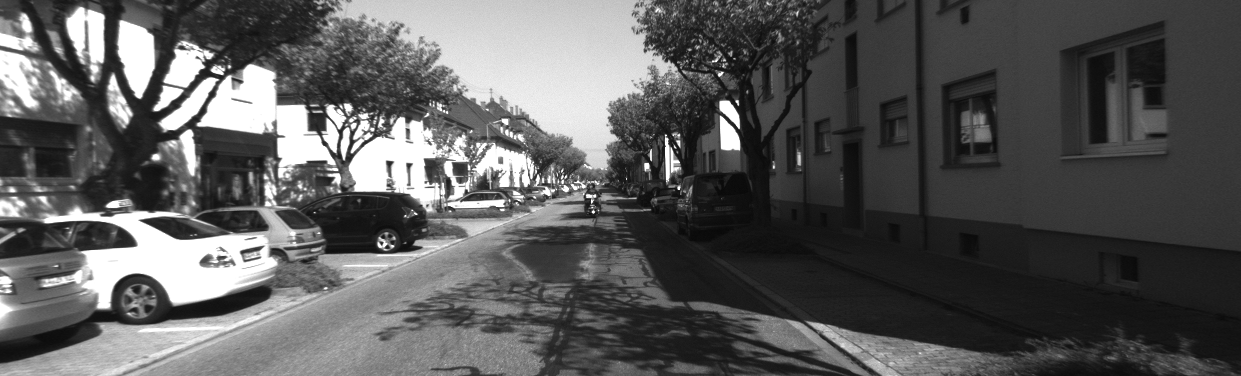
//> input picture SLAM_zero_to_hero/part2_ch02_04/data/000024.png, 1241 x 376 px
$ ./image_stitching ../data/000024.png ../data/000025.png   (built with g++ and OpenCV 4)
//> lines starting //> are read from the running program, lines starting //| are printed output that depends on the picture
/**
 * @file image_stitching.cpp
 * @brief Image Stitching / Panorama Demo using OpenCV
 *
 * Stitches two real KITTI frames into a panorama using homography
 * estimation. The default pair (seq 00, frames 3677 -> 3682) is taken
 * while the car turns ~21 degrees: the motion is rotation-dominant and
 * the scene is distant, so a single homography aligns the views well.
 *
 * Try the forward-motion pair to see when this breaks down:
 *   ./image_stitching data/kitti00_fwd_000024.png data/kitti00_fwd_000025.png
 * Forward translation through a 3D scene violates the homography model:
 * the second view is just a "zoom" of the first (no new field of view)
 * and nearby structure ghosts due to parallax.
 *
 * Pipeline:
 * 1. Detect ORB features in both images
 * 2. Match features using BFMatcher + ratio test
 * 3. Compute homography with RANSAC
 * 4. Calculate output canvas size
 * 5. Warp second image and blend
 */

#include <opencv2/opencv.hpp>
#include <opencv2/features2d.hpp>
#include <opencv2/calib3d.hpp>

#include <cstdlib>
#include <iostream>
#include <string>
#include <vector>
#include <cmath>

/**
 * @brief Detect and match features between two images
 */
void detectAndMatch(
    const cv::Mat& img1,
    const cv::Mat& img2,
    std::vector<cv::Point2f>& pts1,
    std::vector<cv::Point2f>& pts2,
    std::vector<cv::DMatch>& good_matches) {

    // Create ORB detector
    cv::Ptr<cv::ORB> orb = cv::ORB::create(3000);

    // Detect keypoints and compute descriptors
    std::vector<cv::KeyPoint> kp1, kp2;
    cv::Mat desc1, desc2;
    orb->detectAndCompute(img1, cv::noArray(), kp1, desc1);
    orb->detectAndCompute(img2, cv::noArray(), kp2, desc2);

    std::cout << "  Keypoints: " << kp1.size() << " in img1, " << kp2.size() << " in img2" << std::endl;

    if (desc1.empty() || desc2.empty()) {
        std::cerr << "  Warning: No descriptors found!" << std::endl;
        return;
    }

    // Match using BFMatcher with kNN
    cv::BFMatcher matcher(cv::NORM_HAMMING);
    std::vector<std::vector<cv::DMatch>> knn_matches;
    matcher.knnMatch(desc1, desc2, knn_matches, 2);

    // Apply Lowe's ratio test
    const float ratio_thresh = 0.75f;
    for (const auto& m : knn_matches) {
        if (m.size() >= 2 && m[0].distance < ratio_thresh * m[1].distance) {
            good_matches.push_back(m[0]);
            pts1.push_back(kp1[m[0].queryIdx].pt);
            pts2.push_back(kp2[m[0].trainIdx].pt);
        }
    }

    std::cout << "  Good matches: " << good_matches.size() << std::endl;
}

/**
 * @brief Compute canvas size for panorama
 */
cv::Size computeCanvasSize(
    const cv::Mat& img1,
    const cv::Mat& img2,
    const cv::Mat& H,
    cv::Point2f& offset) {

    // Corners of img2
    std::vector<cv::Point2f> corners2 = {
        {0, 0},
        {static_cast<float>(img2.cols), 0},
        {static_cast<float>(img2.cols), static_cast<float>(img2.rows)},
        {0, static_cast<float>(img2.rows)}
    };

    // Transform corners
    std::vector<cv::Point2f> corners2_transformed;
    cv::perspectiveTransform(corners2, corners2_transformed, H);

    // Find bounding box including img1
    float min_x = 0, min_y = 0;
    float max_x = static_cast<float>(img1.cols);
    float max_y = static_cast<float>(img1.rows);

    for (const auto& pt : corners2_transformed) {
        min_x = std::min(min_x, pt.x);
        min_y = std::min(min_y, pt.y);
        max_x = std::max(max_x, pt.x);
        max_y = std::max(max_y, pt.y);
    }

    // Offset to handle negative coordinates
    offset = cv::Point2f(-min_x, -min_y);

    return cv::Size(
        static_cast<int>(std::ceil(max_x - min_x)),
        static_cast<int>(std::ceil(max_y - min_y))
    );
}

/**
 * @brief Warp and blend images into panorama
 */
cv::Mat warpAndBlend(
    const cv::Mat& img1,
    const cv::Mat& img2,
    const cv::Mat& H,
    const cv::Size& canvas_size,
    const cv::Point2f& offset) {

    // Create translation matrix for offset
    cv::Mat T = (cv::Mat_<double>(3, 3) <<
        1, 0, offset.x,
        0, 1, offset.y,
        0, 0, 1);

    // Combined transformation: translate + homography
    cv::Mat H_combined = T * H;

    // Create canvas
    cv::Mat canvas = cv::Mat::zeros(canvas_size, img1.type());

    // Warp img2 to canvas
    cv::Mat img2_warped;
    cv::warpPerspective(img2, img2_warped, H_combined, canvas_size);

    // Copy img1 to canvas (with offset)
    cv::Mat img1_canvas = cv::Mat::zeros(canvas_size, img1.type());
    img1.copyTo(img1_canvas(cv::Rect(
        static_cast<int>(offset.x),
        static_cast<int>(offset.y),
        img1.cols, img1.rows)));

    // Simple compositing: img1 on top in the overlap. Averaging instead
    // would reveal residual parallax as ghosting (try it: any structure
    // off the dominant plane cannot be aligned by a single homography).
    for (int y = 0; y < canvas_size.height; ++y) {
        for (int x = 0; x < canvas_size.width; ++x) {
            cv::Vec3b p1 = img1_canvas.at<cv::Vec3b>(y, x);
            cv::Vec3b p2 = img2_warped.at<cv::Vec3b>(y, x);

            bool has_p1 = (p1[0] != 0 || p1[1] != 0 || p1[2] != 0);

            if (has_p1) {
                canvas.at<cv::Vec3b>(y, x) = p1;
            } else {
                canvas.at<cv::Vec3b>(y, x) = p2;
            }
        }
    }

    return canvas;
}

/**
 * @brief Draw matches visualization
 */
cv::Mat drawMatchesVisualization(
    const cv::Mat& img1,
    const cv::Mat& img2,
    const std::vector<cv::Point2f>& pts1,
    const std::vector<cv::Point2f>& pts2,
    const cv::Mat& inlier_mask) {

    // Create side-by-side image
    cv::Mat vis;
    cv::hconcat(img1, img2, vis);

    // Draw matches
    for (size_t i = 0; i < pts1.size(); ++i) {
        cv::Point2f p1 = pts1[i];
        cv::Point2f p2 = pts2[i];
        p2.x += img1.cols;  // Offset for second image

        cv::Scalar color;
        if (!inlier_mask.empty() && inlier_mask.at<uchar>(i)) {
            color = cv::Scalar(0, 255, 0);  // Green for inliers
        } else {
            color = cv::Scalar(0, 0, 255);  // Red for outliers
        }

        cv::circle(vis, p1, 4, color, -1);
        cv::circle(vis, p2, 4, color, -1);
        cv::line(vis, p1, p2, color, 1);
    }

    return vis;
}

int main(int argc, char* argv[]) {
    std::cout << "==========================================" << std::endl;
    std::cout << "Image Stitching / Panorama Demo" << std::endl;
    std::cout << "==========================================" << std::endl;

    // Default: KITTI seq 00 turning pair (rotation-dominant -> good panorama)
    std::string path1 = "data/kitti00_turn_003677.png";
    std::string path2 = "data/kitti00_turn_003682.png";
    if (argc >= 3) {
        path1 = argv[1];
        path2 = argv[2];
    }

    cv::Mat img1 = cv::imread(path1);
//> img1 is the input picture: 376 rows x 1241 cols, CV_8UC3; min 8, max 255, mean 90
    cv::Mat img2 = cv::imread(path2);
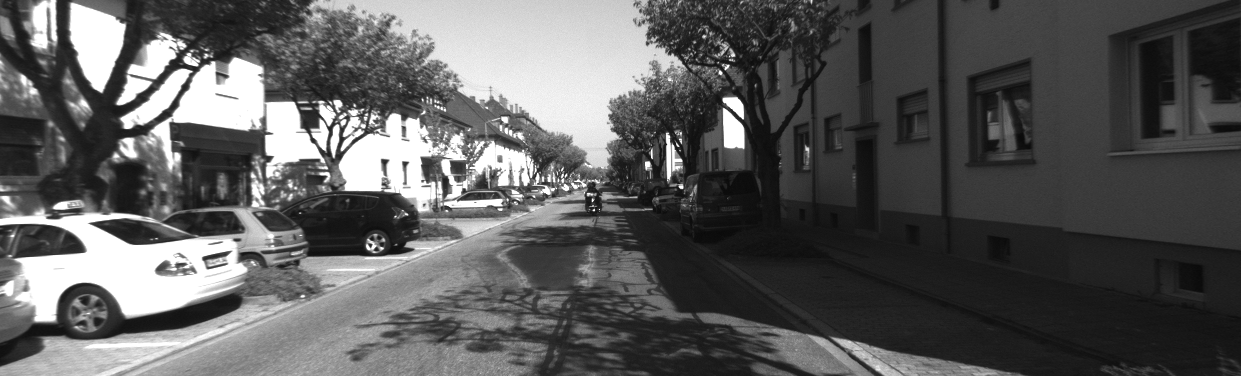
//> input picture SLAM_zero_to_hero/part2_ch02_04/data/000025.png, 1241 x 376 px
//> img2 is the input picture: 376 rows x 1241 cols, CV_8UC3; min 9, max 255, mean 91.6
    if (img1.empty() || img2.empty()) {
        std::cerr << "Error: could not load " << path1 << " / " << path2 << std::endl;
        std::cout << "Usage: " << argv[0] << " [image1 image2]" << std::endl;
        std::cout << "(run from the chapter root so the default data/ paths resolve)" << std::endl;
        return -1;
    }
    std::cout << "Loaded images: " << path1 << ", " << path2 << std::endl;

    std::cout << "\nImage sizes: " << img1.cols << "x" << img1.rows
              << ", " << img2.cols << "x" << img2.rows << std::endl;
//| Image sizes: 1241x376, 1241x376

    // Step 1: Detect and match features
    std::cout << "\n--- Step 1: Feature Detection and Matching ---" << std::endl;
    std::vector<cv::Point2f> pts1, pts2;
    std::vector<cv::DMatch> good_matches;
    detectAndMatch(img1, img2, pts1, pts2, good_matches);
//> in detectAndMatch, `orb->detectAndCompute(img1, cv::noArray(), kp1, desc1);`: kp1 = 3000 keypoints; strongest (x, y, size): (587, 197, 31), (589, 199, 31), (383, 246, 37.2), (219, 78, 53.6)
//> in detectAndMatch, `orb->detectAndCompute(img2, cv::noArray(), kp2, desc2);`: kp2 = 3000 keypoints; strongest (x, y, size): (681, 187, 31), (194, 69, 53.6), (647, 162, 31), (370, 245, 37.2)
//|   Keypoints: 3000 in img1, 3000 in img2
//> in detectAndMatch, `matcher.knnMatch(desc1, desc2, knn_matches, 2);`: knn_matches = 3000 matches
//> after the loop in detectAndMatch, `for (const auto& m : knn_matches)`: good_matches = 1169 matches; pts1 = 1169 Points (x, y), first 12: [516, 203], [504, 203], [450, 201], [450, 145], [508, 150], [477, 150], [510, 151], [575, 180], [449, 150], [506, 205], [487, 146], [467, 195]; pts2 = 1169 Points (x, y), first 12: [514, 202], [502, 202], [447, 200], [446, 143], [507, 148], [474, 147], [509, 149], [575, 178], [445, 148], [505, 204], [485, 145], [464, 194]
//|   Good matches: 1169
//> good_matches = 1169 matches

    if (pts1.size() < 4) {
        std::cerr << "Error: Not enough matches found!" << std::endl;
        return -1;
    }

    // Step 2: Compute homography
    std::cout << "\n--- Step 2: Homography Estimation ---" << std::endl;
    cv::Mat inlier_mask;
    cv::Mat H = cv::findHomography(pts2, pts1, cv::RANSAC, 3.0, inlier_mask, 2000, 0.995);
//> inlier_mask = 1169 values, max 1 at index 0, min 0 at index 13, mean 0.732; H = [[0.834, -0.18, 62.8], [-0.0127, 0.82, 20.43], [-7.15e-05, -0.0004, 1]]

    if (H.empty()) {
        std::cerr << "Error: Could not compute homography!" << std::endl;
        return -1;
    }

    int inliers = cv::countNonZero(inlier_mask);
//> inliers = 856
    std::cout << "  Inliers: " << inliers << "/" << pts1.size() << std::endl;
//|   Inliers: 856/1169
    std::cout << "  Homography:\n" << H << std::endl;
//|   Homography:
//| [0.8336057460205269, -0.180103425023874, 62.80013394630447;
//|  -0.01268680614852108, 0.8198865554757617, 20.4308272361754;
//|  -7.152702861223264e-05, -0.0003998892687322851, 1]

    // Step 3: Compute canvas size
    std::cout << "\n--- Step 3: Canvas Size Calculation ---" << std::endl;
    cv::Point2f offset;
    cv::Size canvas_size = computeCanvasSize(img1, img2, H, offset);
//> in computeCanvasSize, `cv::perspectiveTransform(corners2, corners2_transformed, H);`: corners2_transformed = 4 Points (x, y): [62.8, 20.43], [1204.2, 5.14], [1353.2, 411.3], [-5.79, 386.9]
//> the loop in computeCanvasSize, `for (const auto& pt : corners2_transformed)` made 4 passes
//> (pt, min_x, max_x, max_y) on passes 1, 2, 4: (Point(62.8, 20.43), 0, 1241, 376), (Point(1204.2, 5.14), 0, 1241, 376), (Point(-5.79, 386.9), -5.79, 1353.2, 411.3)
//> (min_x, max_x, max_y) on pass 3: (0, 1353.2, 411.3)
//> after the loop in computeCanvasSize, `for (const auto& pt : corners2_transformed)`: min_x = -5.79; min_y = 0; max_x = 1353.2; max_y = 411.3
//> in computeCanvasSize, `offset = cv::Point2f(-min_x, -min_y);`: offset = Point(5.79, 0)
//> offset = Point(5.79, 0); canvas_size = Size(1359, 412)
    std::cout << "  Canvas size: " << canvas_size.width << "x" << canvas_size.height
              << " (input " << img1.cols << "x" << img1.rows << ")" << std::endl;
//|   Canvas size: 1359x412 (input 1241x376)
    std::cout << "  Offset: (" << offset.x << ", " << offset.y << ")" << std::endl;
//|   Offset: (5.78921, -0)

    // Step 4: Warp and blend
    std::cout << "\n--- Step 4: Warping and Blending ---" << std::endl;
    cv::Mat panorama = warpAndBlend(img1, img2, H, canvas_size, offset);
//> in warpAndBlend, `cv::Mat T = (cv::Mat_<double>(3, 3) << 1, 0, offset.x, 0, 1, offset.y,..`: T = [[1, 0, 5.79], [0, 1, 0], [0, 0, 1]]
//> in warpAndBlend, `cv::Mat H_combined = T * H;`: H_combined = [[0.833, -0.182, 68.59], [-0.0127, 0.82, 20.43], [-7.15e-05, -0.0004, 1]]
//> in warpAndBlend, `cv::Mat canvas = cv::Mat::zeros(canvas_size, img1.type());`: canvas: 412 rows x 1359 cols, CV_8UC3; every value is 0
//> in warpAndBlend, `cv::warpPerspective(img2, img2_warped, H_combined, canvas_size);`:
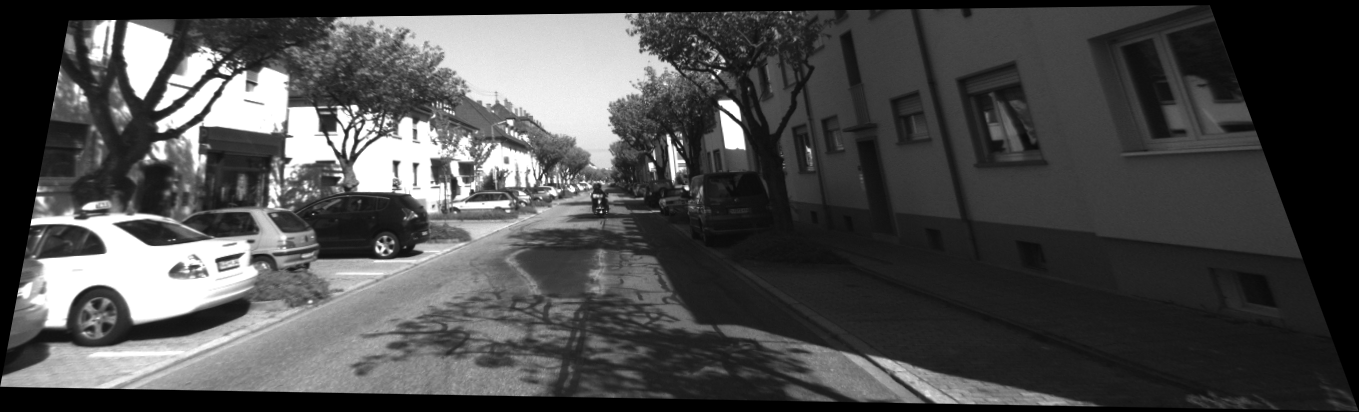
//> img2_warped: 412 rows x 1359 cols, CV_8UC3; min 0, max 255, mean 75.1
//> in warpAndBlend, `img1.copyTo(img1_canvas(cv::Rect( static_cast<int>(offset.x), static_c..`:
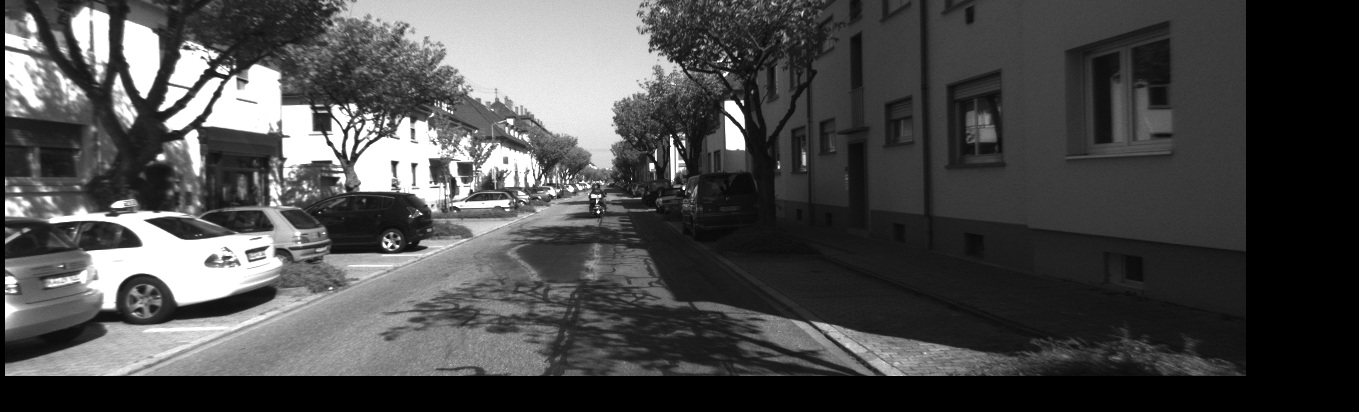
//> img1_canvas: 412 rows x 1359 cols, CV_8UC3; min 0, max 255, mean 75
//> after the loop in warpAndBlend, `for (int y = 0; y < canvas_size.height; ++y)`:
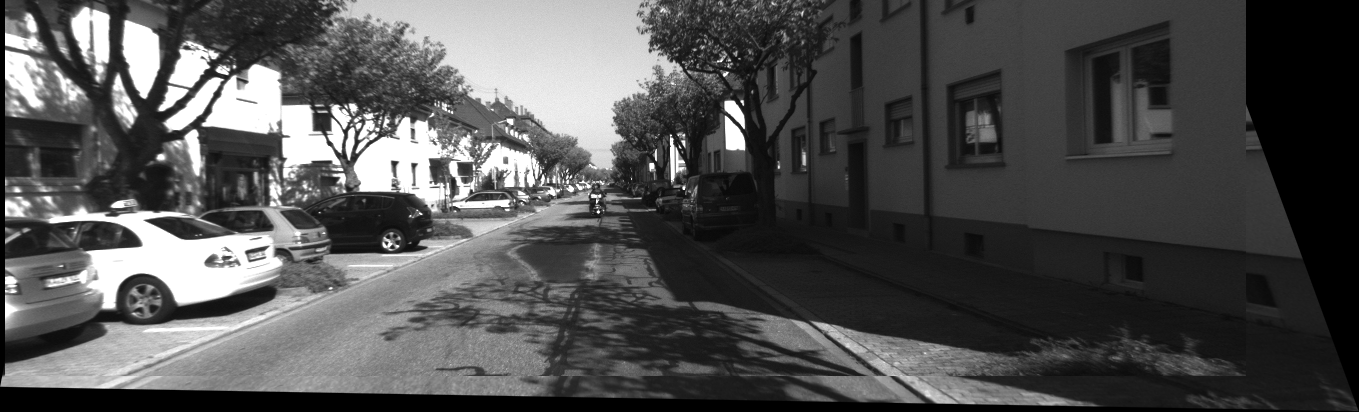
//> canvas: 412 rows x 1359 cols, CV_8UC3; min 0, max 255, mean 80.5
    std::cout << "  Panorama created!" << std::endl;

    // Visualizations
    cv::Mat matches_vis = drawMatchesVisualization(img1, img2, pts1, pts2, inlier_mask);
//> in drawMatchesVisualization, `cv::hconcat(img1, img2, vis);`:
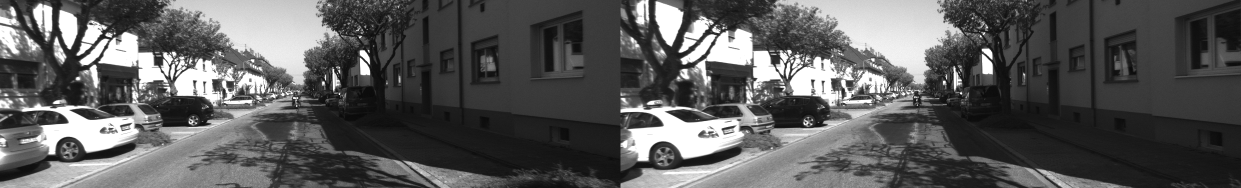
//> vis: 376 rows x 2482 cols, CV_8UC3 (shown at 1/2 size); min 8, max 255, mean 90.8
//> the loop in drawMatchesVisualization, `for (size_t i = 0; i < pts1.size(); ++i)` made 1169 passes
//> p1 on passes 1 to 3: Point(516, 203), Point(504, 203), Point(450, 201)
//> after the loop in drawMatchesVisualization, `for (size_t i = 0; i < pts1.size(); ++i)`:
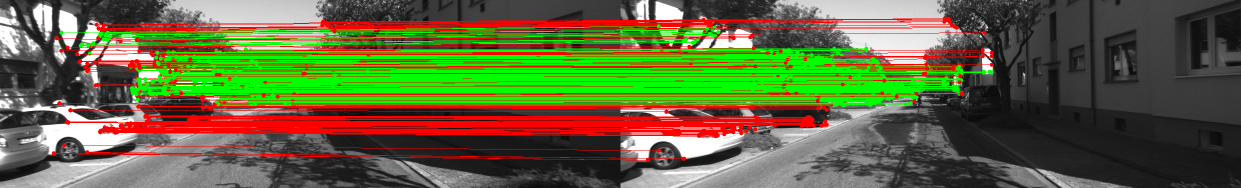
//> vis: 376 rows x 2482 cols, CV_8UC3 (shown at 1/2 size); mean B, G, R 61.4, 101.1, 97.1

    // Save results
    cv::imwrite("panorama_result.jpg", panorama);
    cv::imwrite("matches_visualization.jpg", matches_vis);
    std::cout << "\nSaved: panorama_result.jpg, matches_visualization.jpg" << std::endl;

    // Display results (only when a display is available)
    if (std::getenv("DISPLAY") != nullptr) {
        cv::imshow("Image 1", img1);
        cv::imshow("Image 2", img2);
        cv::imshow("Matches (Green=Inliers, Red=Outliers)", matches_vis);
        cv::imshow("Panorama", panorama);
        std::cout << "Press any key to exit..." << std::endl;
        cv::waitKey(0);
    }

    return 0;
}
